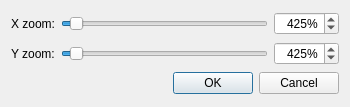
<?xml version="1.0" encoding="UTF-8"?>
<ui version="4.0">
 <class>any_zoom::ZoomDialog</class>
 <widget class="QDialog" name="any_zoom::ZoomDialog">
  <property name="geometry">
   <rect>
    <x>0</x>
    <y>0</y>
    <width>350</width>
    <height>107</height>
   </rect>
  </property>
  <property name="windowTitle">
   <string>Zoom</string>
  </property>
  <layout class="QGridLayout" name="gridLayout">
   <item row="0" column="0">
    <widget class="QLabel" name="x_label">
     <property name="text">
      <string>X zoom:</string>
     </property>
    </widget>
   </item>
   <item row="0" column="1">
    <widget class="QSlider" name="x_zoom_slider">
     <property name="minimum">
      <number>9</number>
     </property>
     <property name="maximum">
      <number>9999</number>
     </property>
     <property name="value">
      <number>425</number>
     </property>
     <property name="orientation">
      <enum>Qt::Horizontal</enum>
     </property>
    </widget>
   </item>
   <item row="0" column="2">
    <widget class="QSpinBox" name="x_zoom_edit">
     <property name="alignment">
      <set>Qt::AlignRight|Qt::AlignTrailing|Qt::AlignVCenter</set>
     </property>
     <property name="suffix">
      <string notr="true">%</string>
     </property>
     <property name="minimum">
      <number>9</number>
     </property>
     <property name="maximum">
      <number>9999</number>
     </property>
     <property name="value">
      <number>425</number>
     </property>
    </widget>
   </item>
   <item row="1" column="0">
    <widget class="QLabel" name="y_label">
     <property name="text">
      <string>Y zoom:</string>
     </property>
    </widget>
   </item>
   <item row="1" column="1">
    <widget class="QSlider" name="y_zoom_slider">
     <property name="minimum">
      <number>9</number>
     </property>
     <property name="maximum">
      <number>9999</number>
     </property>
     <property name="value">
      <number>425</number>
     </property>
     <property name="orientation">
      <enum>Qt::Horizontal</enum>
     </property>
    </widget>
   </item>
   <item row="1" column="2">
    <widget class="QSpinBox" name="y_zoom_edit">
     <property name="alignment">
      <set>Qt::AlignRight|Qt::AlignTrailing|Qt::AlignVCenter</set>
     </property>
     <property name="suffix">
      <string notr="true">%</string>
     </property>
     <property name="minimum">
      <number>9</number>
     </property>
     <property name="maximum">
      <number>9999</number>
     </property>
     <property name="value">
      <number>425</number>
     </property>
    </widget>
   </item>
   <item row="2" column="0" colspan="3">
    <widget class="QDialogButtonBox" name="buttonBox">
     <property name="orientation">
      <enum>Qt::Horizontal</enum>
     </property>
     <property name="standardButtons">
      <set>QDialogButtonBox::Cancel|QDialogButtonBox::Ok</set>
     </property>
    </widget>
   </item>
  </layout>
 </widget>
 <resources/>
 <connections>
  <connection>
   <sender>buttonBox</sender>
   <signal>accepted()</signal>
   <receiver>any_zoom::ZoomDialog</receiver>
   <slot>accept()</slot>
   <hints>
    <hint type="sourcelabel">
     <x>227</x>
     <y>87</y>
    </hint>
    <hint type="destinationlabel">
     <x>157</x>
     <y>106</y>
    </hint>
   </hints>
  </connection>
  <connection>
   <sender>buttonBox</sender>
   <signal>rejected()</signal>
   <receiver>any_zoom::ZoomDialog</receiver>
   <slot>reject()</slot>
   <hints>
    <hint type="sourcelabel">
     <x>295</x>
     <y>93</y>
    </hint>
    <hint type="destinationlabel">
     <x>286</x>
     <y>106</y>
    </hint>
   </hints>
  </connection>
  <connection>
   <sender>x_zoom_slider</sender>
   <signal>valueChanged(int)</signal>
   <receiver>x_zoom_edit</receiver>
   <slot>setValue(int)</slot>
   <hints>
    <hint type="sourcelabel">
     <x>249</x>
     <y>19</y>
    </hint>
    <hint type="destinationlabel">
     <x>288</x>
     <y>16</y>
    </hint>
   </hints>
  </connection>
  <connection>
   <sender>x_zoom_edit</sender>
   <signal>valueChanged(int)</signal>
   <receiver>x_zoom_slider</receiver>
   <slot>setValue(int)</slot>
   <hints>
    <hint type="sourcelabel">
     <x>275</x>
     <y>29</y>
    </hint>
    <hint type="destinationlabel">
     <x>250</x>
     <y>27</y>
    </hint>
   </hints>
  </connection>
  <connection>
   <sender>y_zoom_slider</sender>
   <signal>valueChanged(int)</signal>
   <receiver>y_zoom_edit</receiver>
   <slot>setValue(int)</slot>
   <hints>
    <hint type="sourcelabel">
     <x>247</x>
     <y>50</y>
    </hint>
    <hint type="destinationlabel">
     <x>284</x>
     <y>47</y>
    </hint>
   </hints>
  </connection>
  <connection>
   <sender>y_zoom_edit</sender>
   <signal>valueChanged(int)</signal>
   <receiver>y_zoom_slider</receiver>
   <slot>setValue(int)</slot>
   <hints>
    <hint type="sourcelabel">
     <x>278</x>
     <y>60</y>
    </hint>
    <hint type="destinationlabel">
     <x>256</x>
     <y>58</y>
    </hint>
   </hints>
  </connection>
 </connections>
</ui>
